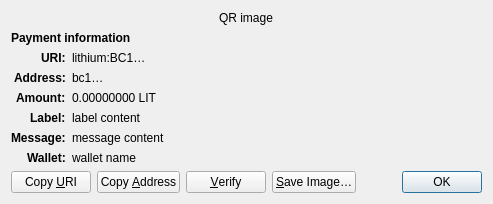
<?xml version="1.0" encoding="UTF-8"?>
<ui version="4.0">
 <class>ReceiveRequestDialog</class>
 <widget class="QDialog" name="ReceiveRequestDialog">
  <property name="geometry">
   <rect>
    <x>0</x>
    <y>0</y>
    <width>413</width>
    <height>229</height>
   </rect>
  </property>
  <property name="windowTitle">
   <string>Request payment to …</string>
  </property>
  <layout class="QGridLayout" name="gridLayout" columnstretch="0,1">
   <property name="sizeConstraint">
    <enum>QLayout::SetFixedSize</enum>
   </property>
   <item row="0" column="0" colspan="2" alignment="Qt::AlignHCenter">
    <widget class="QRImageWidget" name="qr_code">
     <property name="text">
      <string notr="true">QR image</string>
     </property>
     <property name="textInteractionFlags">
      <set>Qt::NoTextInteraction</set>
     </property>
    </widget>
   </item>
   <item row="1" column="0" colspan="2">
    <widget class="QLabel" name="payment_header">
     <property name="font">
      <font>
       <weight>75</weight>
       <bold>true</bold>
      </font>
     </property>
     <property name="text">
      <string>Payment information</string>
     </property>
     <property name="textInteractionFlags">
      <set>Qt::NoTextInteraction</set>
     </property>
    </widget>
   </item>
   <item row="2" column="0" alignment="Qt::AlignRight|Qt::AlignTop">
    <widget class="QLabel" name="uri_tag">
     <property name="font">
      <font>
       <weight>75</weight>
       <bold>true</bold>
      </font>
     </property>
     <property name="text">
      <string notr="true">URI:</string>
     </property>
     <property name="textFormat">
      <enum>Qt::PlainText</enum>
     </property>
     <property name="textInteractionFlags">
      <set>Qt::NoTextInteraction</set>
     </property>
    </widget>
   </item>
   <item row="2" column="1" alignment="Qt::AlignTop">
    <widget class="QLabel" name="uri_content">
     <property name="text">
      <string notr="true">lithium:BC1…</string>
     </property>
     <property name="textFormat">
      <enum>Qt::RichText</enum>
     </property>
     <property name="wordWrap">
      <bool>true</bool>
     </property>
     <property name="textInteractionFlags">
      <set>Qt::TextSelectableByMouse</set>
     </property>
    </widget>
   </item>
   <item row="3" column="0" alignment="Qt::AlignRight|Qt::AlignTop">
    <widget class="QLabel" name="address_tag">
     <property name="font">
      <font>
       <weight>75</weight>
       <bold>true</bold>
      </font>
     </property>
     <property name="text">
      <string>Address:</string>
     </property>
     <property name="textInteractionFlags">
      <set>Qt::NoTextInteraction</set>
     </property>
    </widget>
   </item>
   <item row="3" column="1" alignment="Qt::AlignTop">
    <widget class="QLabel" name="address_content">
     <property name="text">
      <string notr="true">bc1…</string>
     </property>
     <property name="textFormat">
      <enum>Qt::PlainText</enum>
     </property>
     <property name="textInteractionFlags">
      <set>Qt::TextSelectableByMouse</set>
     </property>
    </widget>
   </item>
   <item row="4" column="0" alignment="Qt::AlignRight|Qt::AlignTop">
    <widget class="QLabel" name="amount_tag">
     <property name="font">
      <font>
       <weight>75</weight>
       <bold>true</bold>
      </font>
     </property>
     <property name="text">
      <string>Amount:</string>
     </property>
     <property name="textInteractionFlags">
      <set>Qt::NoTextInteraction</set>
     </property>
    </widget>
   </item>
   <item row="4" column="1" alignment="Qt::AlignTop">
    <widget class="QLabel" name="amount_content">
     <property name="text">
      <string notr="true">0.00000000 LIT</string>
     </property>
     <property name="textFormat">
      <enum>Qt::PlainText</enum>
     </property>
     <property name="textInteractionFlags">
      <set>Qt::TextSelectableByMouse</set>
     </property>
    </widget>
   </item>
   <item row="5" column="0" alignment="Qt::AlignRight|Qt::AlignTop">
    <widget class="QLabel" name="label_tag">
     <property name="font">
      <font>
       <weight>75</weight>
       <bold>true</bold>
      </font>
     </property>
     <property name="text">
      <string>Label:</string>
     </property>
     <property name="textInteractionFlags">
      <set>Qt::NoTextInteraction</set>
     </property>
    </widget>
   </item>
   <item row="5" column="1" alignment="Qt::AlignTop">
    <widget class="QLabel" name="label_content">
     <property name="text">
      <string notr="true">label content</string>
     </property>
     <property name="textFormat">
      <enum>Qt::PlainText</enum>
     </property>
     <property name="wordWrap">
      <bool>true</bool>
     </property>
     <property name="textInteractionFlags">
      <set>Qt::TextSelectableByMouse</set>
     </property>
    </widget>
   </item>
   <item row="6" column="0" alignment="Qt::AlignRight|Qt::AlignTop">
    <widget class="QLabel" name="message_tag">
     <property name="font">
      <font>
       <weight>75</weight>
       <bold>true</bold>
      </font>
     </property>
     <property name="text">
      <string>Message:</string>
     </property>
     <property name="textInteractionFlags">
      <set>Qt::NoTextInteraction</set>
     </property>
    </widget>
   </item>
   <item row="6" column="1" alignment="Qt::AlignTop">
    <widget class="QLabel" name="message_content">
     <property name="text">
      <string notr="true">message content</string>
     </property>
     <property name="textFormat">
      <enum>Qt::PlainText</enum>
     </property>
     <property name="wordWrap">
      <bool>true</bool>
     </property>
     <property name="textInteractionFlags">
      <set>Qt::TextSelectableByMouse</set>
     </property>
    </widget>
   </item>
   <item row="7" column="0" alignment="Qt::AlignRight|Qt::AlignTop">
    <widget class="QLabel" name="wallet_tag">
     <property name="font">
      <font>
       <weight>75</weight>
       <bold>true</bold>
      </font>
     </property>
     <property name="text">
      <string>Wallet:</string>
     </property>
     <property name="textInteractionFlags">
      <set>Qt::NoTextInteraction</set>
     </property>
    </widget>
   </item>
   <item row="7" column="1" alignment="Qt::AlignTop">
    <widget class="QLabel" name="wallet_content">
     <property name="text">
      <string notr="true">wallet name</string>
     </property>
     <property name="textFormat">
      <enum>Qt::PlainText</enum>
     </property>
     <property name="wordWrap">
      <bool>true</bool>
     </property>
     <property name="textInteractionFlags">
      <set>Qt::TextSelectableByMouse</set>
     </property>
    </widget>
   </item>
   <item row="8" column="0" colspan="2">
    <layout class="QHBoxLayout" name="horizontalLayout">
     <item>
      <widget class="QPushButton" name="btnCopyURI">
       <property name="text">
        <string>Copy &amp;URI</string>
       </property>
       <property name="autoDefault">
        <bool>false</bool>
       </property>
      </widget>
     </item>
     <item>
      <widget class="QPushButton" name="btnCopyAddress">
       <property name="text">
        <string>Copy &amp;Address</string>
       </property>
       <property name="autoDefault">
        <bool>false</bool>
       </property>
      </widget>
     </item>
     <item>
      <widget class="QPushButton" name="btnVerify">
       <property name="text">
        <string>&amp;Verify</string>
       </property>
       <property name="toolTip">
        <string>Verify this address on e.g. a hardware wallet screen</string>
       </property>
       <property name="autoDefault">
        <bool>false</bool>
       </property>
      </widget>
     </item>
     <item>
      <widget class="QPushButton" name="btnSaveAs">
       <property name="text">
        <string>&amp;Save Image…</string>
       </property>
       <property name="autoDefault">
        <bool>false</bool>
       </property>
      </widget>
     </item>
     <item>
      <spacer name="horizontalSpacer_2">
       <property name="orientation">
        <enum>Qt::Horizontal</enum>
       </property>
       <property name="sizeHint" stdset="0">
        <size>
         <width>40</width>
         <height>20</height>
        </size>
       </property>
      </spacer>
     </item>
     <item>
      <widget class="QDialogButtonBox" name="buttonBox">
       <property name="focusPolicy">
        <enum>Qt::StrongFocus</enum>
       </property>
       <property name="standardButtons">
        <set>QDialogButtonBox::Ok</set>
       </property>
      </widget>
     </item>
    </layout>
   </item>
  </layout>
 </widget>
 <customwidgets>
  <customwidget>
   <class>QRImageWidget</class>
   <extends>QLabel</extends>
   <header>qt/qrimagewidget.h</header>
  </customwidget>
 </customwidgets>
 <tabstops>
  <tabstop>buttonBox</tabstop>
  <tabstop>btnCopyURI</tabstop>
  <tabstop>btnCopyAddress</tabstop>
  <tabstop>btnSaveAs</tabstop>
 </tabstops>
 <resources/>
 <connections>
  <connection>
   <sender>buttonBox</sender>
   <signal>accepted()</signal>
   <receiver>ReceiveRequestDialog</receiver>
   <slot>accept()</slot>
   <hints>
    <hint type="sourcelabel">
     <x>135</x>
     <y>230</y>
    </hint>
    <hint type="destinationlabel">
     <x>135</x>
     <y>126</y>
    </hint>
   </hints>
  </connection>
 </connections>
</ui>
